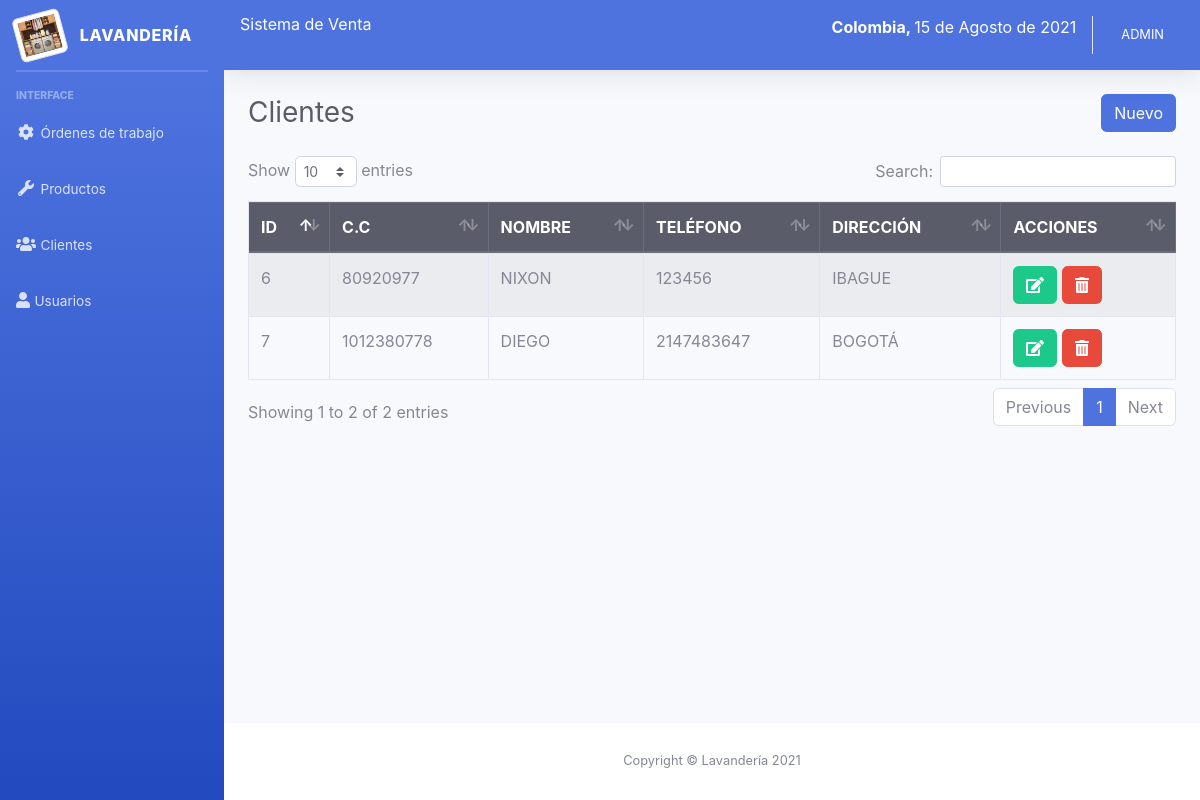
/sistema/lista_cliente.php (signed in), run on the app's committed database.
### tables this page shows
CREATE TABLE `cliente` (
  `idcliente` int(11) NOT NULL,
  `dni` int(8) NOT NULL,
  `nombre` varchar(100) NOT NULL,
  `telefono` int(15) NOT NULL,
  `direccion` varchar(200) NOT NULL,
  `profesion` varchar(30) NOT NULL,
  `usuario_id` int(11) NOT NULL
);

### sistema/lista_cliente.php (the view)
<?php include_once "includes/header.php"; ?>
<div class="container-fluid">
	<div class="d-sm-flex align-items-center justify-content-between mb-4">
		<h1 class="h3 mb-0 text-gray-800">Clientes</h1>
		<a href="registro_cliente.php" class="btn btn-primary">Nuevo</a>
	</div>
	<div class="row">
		<div class="col-lg-12">
			<div class="table-responsive">
				<table class="table table-striped table-bordered" id="table">
					<thead class="thead-dark">
						<tr>
							<th>ID</th>
							<th>C.C</th>
							<th>NOMBRE</th>
							<th>TELÉFONO</th>
							<th>DIRECCIÓN</th>
							<?php if ($_SESSION['rol'] == 1) { ?>
							<th>ACCIONES</th>
							<?php } ?>
						</tr>
					</thead>
					<tbody>
						<?php
						include "../conexion.php";
						$query = mysqli_query($conexion, "SELECT * FROM cliente");
						$result = mysqli_num_rows($query);
						if ($result > 0) {
							while ($data = mysqli_fetch_assoc($query)) { ?>
								<tr>
									<td><?php echo $data['idcliente']; ?></td>
									<td><?php echo $data['dni']; ?></td>
									<td><?php echo $data['nombre']; ?></td>
									<td><?php echo $data['telefono']; ?></td>
									<td><?php echo $data['direccion']; ?></td>
									<?php if ($_SESSION['rol'] == 1) { ?>
									<td>
										<a href="editar_cliente.php?id=<?php echo $data['idcliente']; ?>" class="btn btn-success"><i class='fas fa-edit'></i></a>
										<form action="eliminar_cliente.php?id=<?php echo $data['idcliente']; ?>" method="post" class="confirmar d-inline">
											<button class="btn btn-danger" type="submit"><i class='fas fa-trash-alt'></i> </button>
										</form>
									</td>
									<?php } ?>
								</tr>
						<?php }
						} ?>
					</tbody>
				</table>
			</div>
		</div>
	</div>
</div>
</div>
<?php include_once "includes/footer.php"; ?>

### data on the page
cliente: idcliente "6", dni "80920977", nombre "NIXON", telefono "123456", direccion "IBAGUE"
cliente: idcliente "7", dni "1012380778", nombre "DIEGO", telefono "2147483647", direccion "BOGOTÁ"

### other printed values
fechaPeru() "15 de Agosto de 2021"
$_SESSION['nombre'] "ADMIN"
